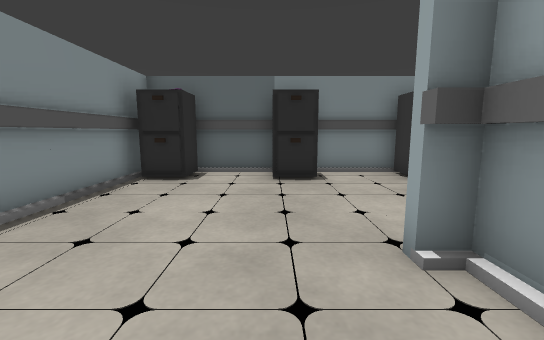
view 1 (above)

13 first-person views from a walk through a scene from a Unity 3-D project. The camera is 0.64 m above the floor, tilts 8° down and sees 90° across. The floor is counted in squares, 0.5 m on a side. Each view is taken from the middle of a square. On the plan, view 1 faces up. The plan holds only what a view shows up to about 13 squares ahead; the rest is blank. The player is left out. Door leaves are left out, so doorways stand open.

view 2
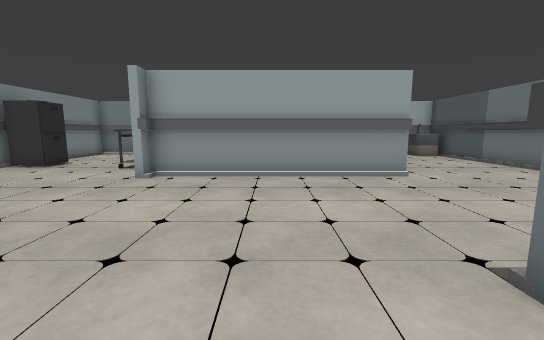

view 3
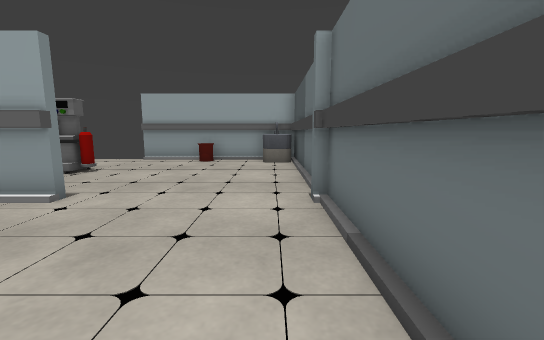

view 4
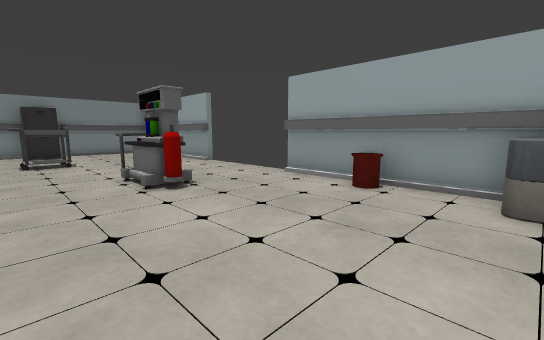

view 5
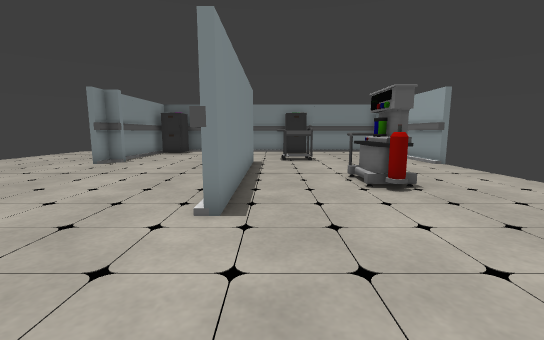

view 6
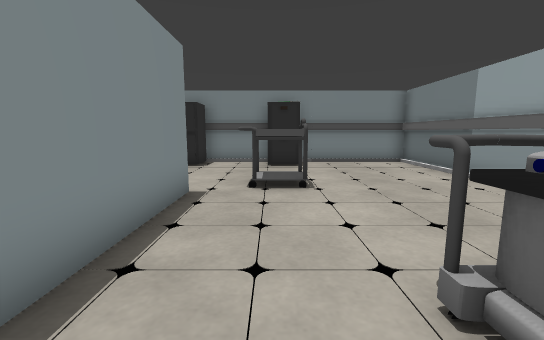

view 7
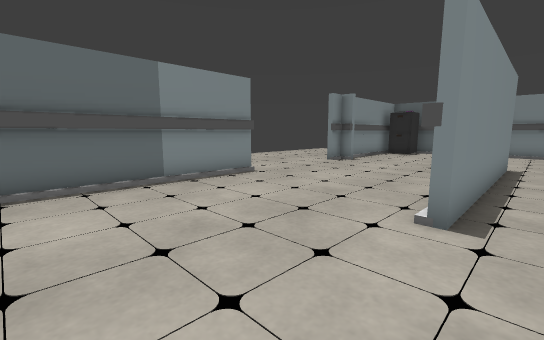

view 8
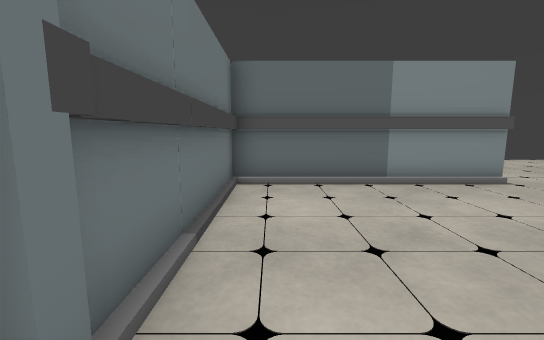

view 9
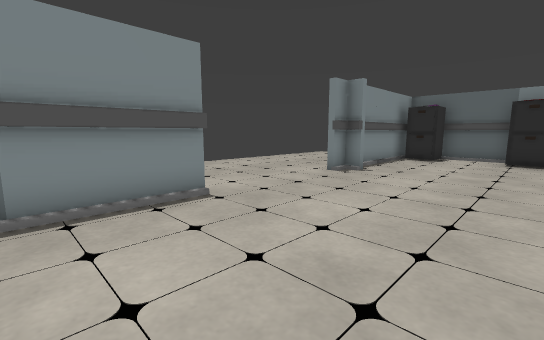

view 10
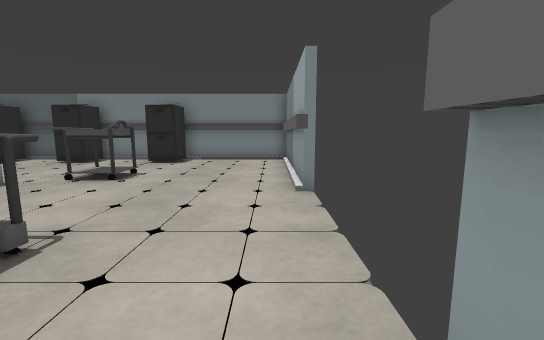

view 11
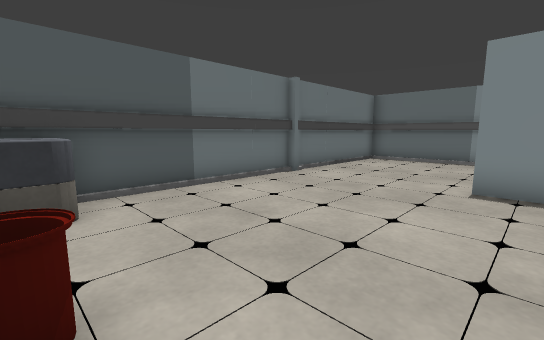

view 12
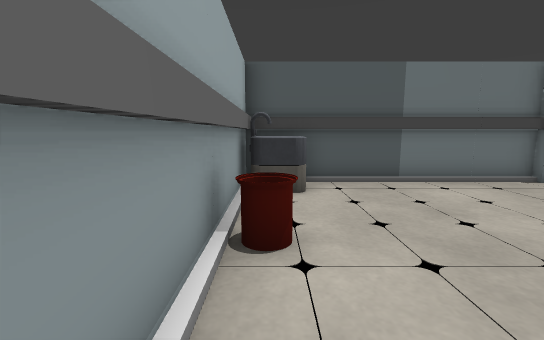

view 13
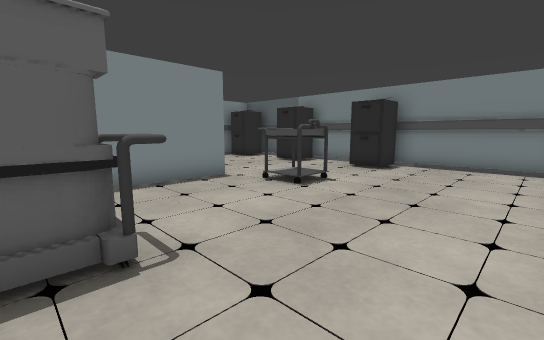

### Floor plan
Key: @ floor where view 1 was taken; # wall or solid block; x gap in a wall; . floor; D open door; O other object.
Columns run from 9 left of view 1 to 10 right of it. Each row starts with its distance up from view 1.
  9      ###############
  8      #OO.OO..OO....#
  7      #O..OO..OO....#
  6      #.............#
  5      #.............#
  4 .... #......OOO....#
  3 .....#DDDDD#.O.....#
  2 .....#.....#.......x
  1 .....D.....#.......D
  0 .....D...@.#.......D
 -1   ...D.....#..OO...D
 -2    ..D.....#..OO...D
 -3      D.....#...O...D
 -4      #.....#.......#
 -5      #.....D.......#
 -6      #.....D......O#
 -7      #.....D.......#
 -8      #.....D.......#
 -9      #.....D.....OO#
-10      ###############

Positions as (right, up) in squares from view 1, and headings:
1: (0, 0), facing up
2: (-6, -1), facing right
3: (-3, -9), facing right
4: (3, -9), facing up-right
5: (3, -9), facing up
6: (4, -3), facing up
7: (3, -9), facing up-left
8: (3, -9), facing left
9: (1, -6), facing up-left
10: (9, -4), facing up
11: (9, -4), facing down-left
12: (9, -3), facing down
13: (9, -2), facing up-left
